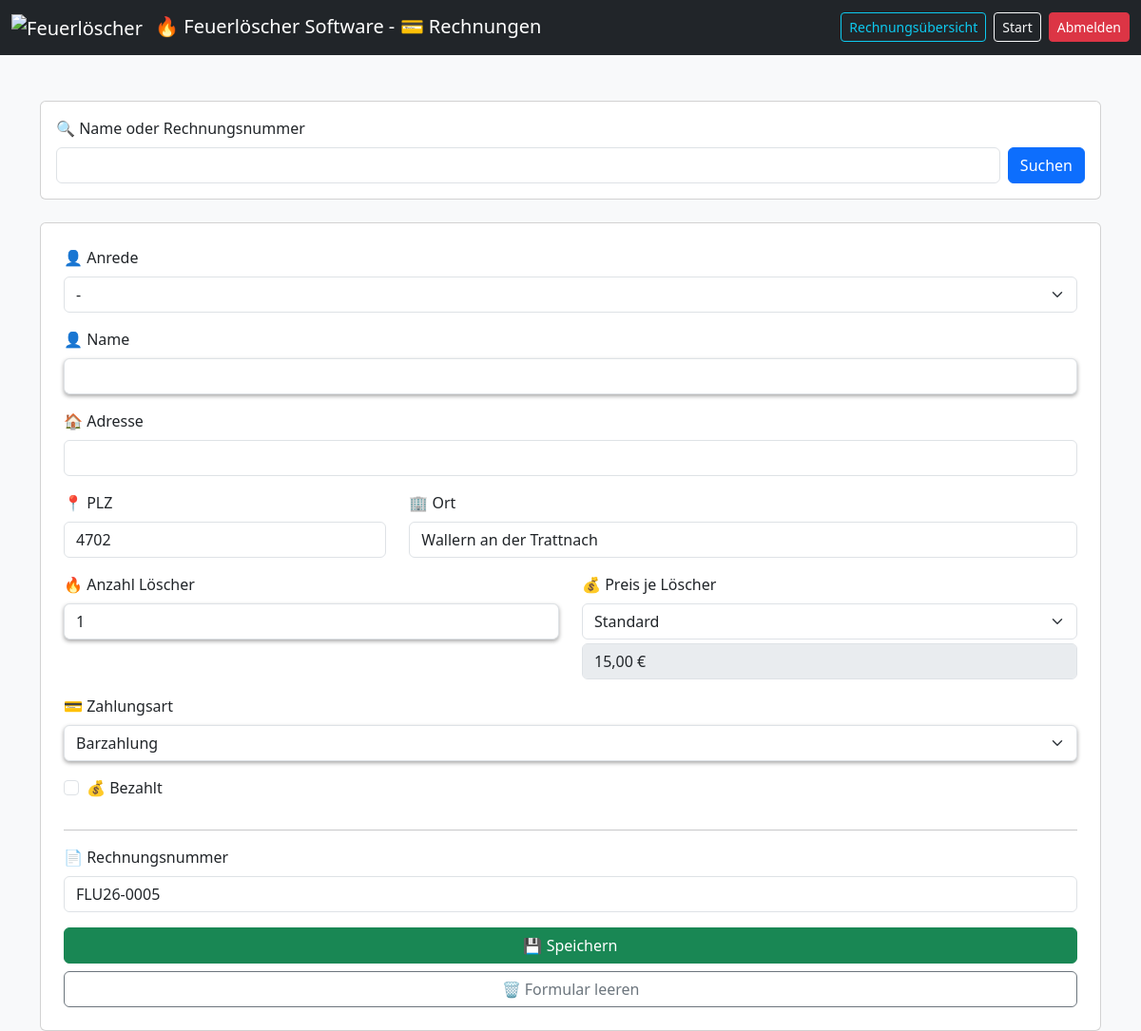
The app's page /rechnung.php (signed in), older data.
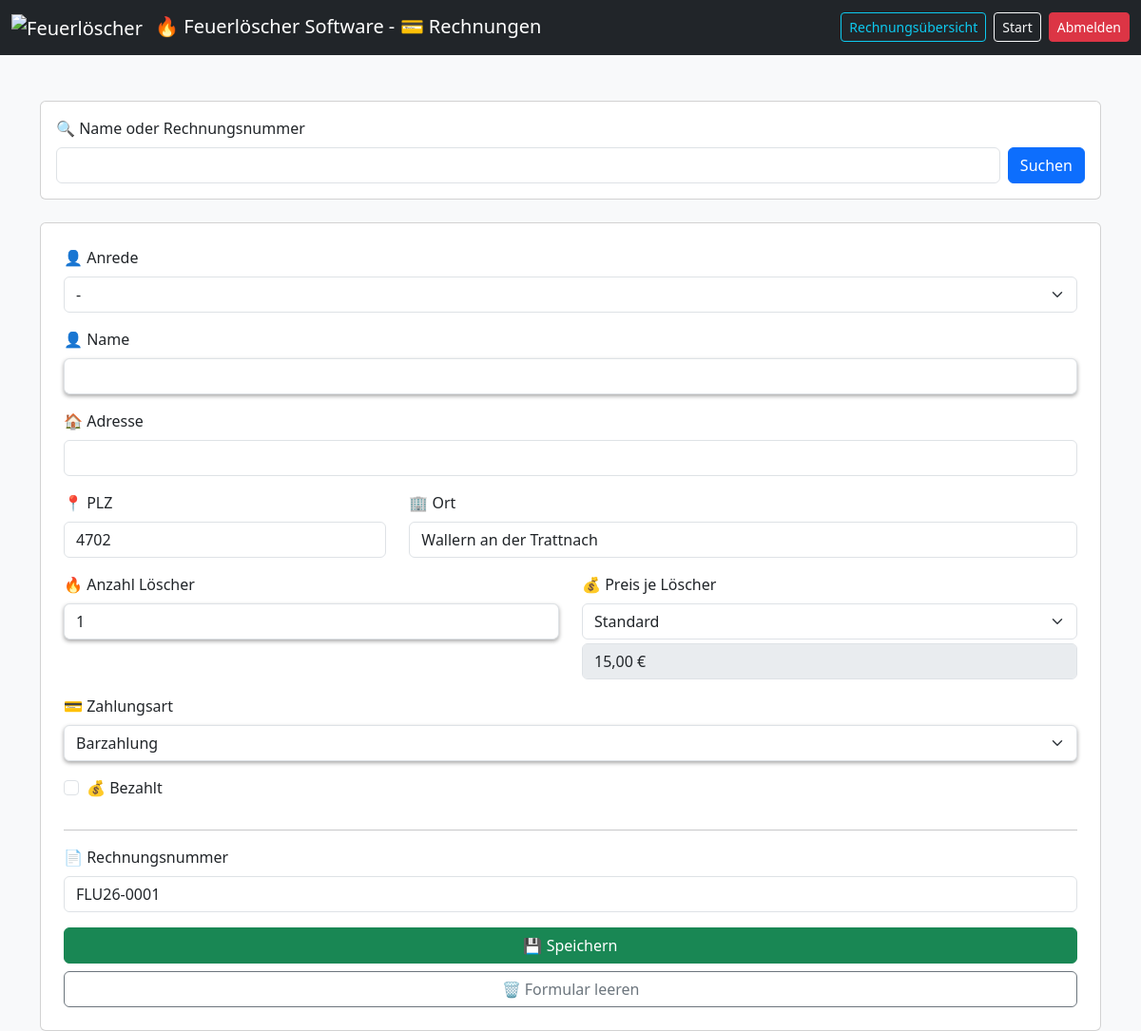
The same page, newer data.
### tables this page shows
CREATE TABLE rechnungen (
    id INTEGER PRIMARY KEY AUTOINCREMENT,
    anrede TEXT,                         -- Herr, Frau, Firma, etc.
    name TEXT,
    adresse TEXT,
    plz TEXT,
    ort TEXT,
    anzahl_loescher INTEGER,
    preis_pro_loescher REAL,
    zeitstempel_erstellung TEXT,
    rechnung_gedruckt INTEGER DEFAULT 0,
    zeitstempel_gedruckt TEXT,
    rechnungsnummer TEXT,
    zahlungsart TEXT DEFAULT 'Barzahlung',  -- Barzahlung, Kartenzahlung, SumUp
    bezahlt INTEGER DEFAULT 0 ,            -- 0 = nicht bezahlt, 1 = bezahlt
    sumup_transaction_id TEXT,
    sumup_status TEXT
);

### rechnung.php (the view, shortened to what this page needs)
<?php
$db = getDB();
$editEntry = null;
$preise = [
    'Standard' => PREIS_STANDARD,
    'Rabatt' => PREIS_RABATT,
    'Gratis' => PREIS_GRATIS
];
$lastNr = $db->querySingle("
    SELECT rechnungsnummer FROM rechnungen
    WHERE rechnungsnummer LIKE '".RECHNUNGS_PREFIX."%'
    ORDER BY id DESC LIMIT 1
");
if ($lastNr) {
    $number = intval(str_replace(RECHNUNGS_PREFIX, '', $lastNr)) + 1;
} else {
    $number = 1;
}
$nextRechnungsnummer = RECHNUNGS_PREFIX . str_pad($number, 4, '0', STR_PAD_LEFT);
$currentTyp = '';
?>
<!DOCTYPE html>
<html>
<head>
<link href="https://cdn.jsdelivr.net/npm/bootstrap@5.3.0/dist/css/bootstrap.min.css" rel="stylesheet">
</head>
<body class="bg-light">
<nav class="navbar navbar-expand-lg navbar-dark bg-dark">
    <div class="container-fluid">
        <span class="navbar-brand">
            <img src="./images/Feuerlöscher.ico" alt="Feuerlöscher" width="24" height="24" class="me-2">
            &#128293; Feuerlöscher Software - &#128179; Rechnungen
        </span>
        <div class="d-flex gap-2">
            <a href="rechnungen_anzeigen.php" class="btn btn-outline-info btn-sm">Rechnungsübersicht</a>
            <a href="index.php" class="btn btn-outline-light btn-sm">
                Start
            </a>
            <a href="?logout=1" class="btn btn-danger btn-sm">
                Abmelden
            </a>
        </div>
    </div>
</nav>
<div class="container mt-5">
<form method="post" class="card p-3 mb-4">
    <label class="form-label">&#128269; Name oder Rechnungsnummer</label>
    <div class="d-flex gap-2">
        <input type="text" name="suchfeld" class="form-control" autocomplete="off" list="sucheListe">
        <button name="suche" class="btn btn-primary">Suchen</button>
    </div>
</form>
<form method="post" id="rechnungsForm" class="card p-4">
<div class="mb-3">
    <label class="form-label">&#128100; Anrede</label>
    <select name="anrede" class="form-select">
        <option <?= ($editEntry['anrede'] ?? '')==''?'selected':'' ?>>-</option>
    </select>
</div>
<div class="mb-3">
    <label class="form-label">&#128100; Name</label>
    <input list="namenListe" name="name" class="form-control highlight" autocomplete="off"
        value="<?= htmlspecialchars($editEntry['name'] ?? '') ?>" required>
</div>
<div class="mb-3">
    <label class="form-label">&#127968; Adresse</label>
    <input type="text" name="adresse" class="form-control"
        value="<?= htmlspecialchars($editEntry['adresse'] ?? '') ?>">
</div>
<div class="row">
    <div class="col-md-4 mb-3">
        <label class="form-label">&#128205; PLZ</label>
        <input type="text" name="plz" class="form-control"
            value="<?= htmlspecialchars($editEntry['plz'] ?? '4702') ?>">
    </div>
    <div class="col-md-8 mb-3">
        <label class="form-label">&#127970; Ort</label>
        <input type="text" name="ort" class="form-control"
            value="<?= htmlspecialchars($editEntry['ort'] ?? 'Wallern an der Trattnach') ?>">
    </div>
</div>
<div class="row">
    <div class="col-md-6 mb-3">
        <label class="form-label">&#128293; Anzahl Löscher</label>
        <input type="number" name="anzahl" class="form-control highlight"
            value="<?= $editEntry['anzahl_loescher'] ?? 1 ?>">
    </div>
    <div class="col-md-6 mb-3">
        <label class="form-label">&#128176; Preis je Löscher</label>
        <select name="typ" id="typSelect" class="form-select">
            <?php foreach ($preise as $k => $v): ?>
            <option value="<?= $k ?>" <?= ($currentTyp==$k)?'selected':'' ?>><?= $k ?></option>
            <?php endforeach; ?>
        </select>
        <input type="text" id="preisField" class="form-control mt-1" disabled>
    </div>
</div>
<div class="mb-3">
    <label class="form-label">&#128179; Zahlungsart</label>
    <select name="zahlungsart" id="zahlungsartSelect" class="form-select highlight">
        <?php
        $selectedZahlungsart = isset($editEntry['zahlungsart']) ? $editEntry['zahlungsart'] : 'Barzahlung';
        ?>
        <option value="Barzahlung" <?= ($selectedZahlungsart =='Barzahlung')?'selected':'' ?>>Barzahlung</option>
    </select>
</div>
<div class="mb-3 form-check">
    <input type="checkbox" name="bezahlt" value="1" class="form-check-input" id="bezahltCheck" <?= ($editEntry['bezahlt'] ?? 0) ? 'checked' : '' ?>>
    <label class="form-check-label" for="bezahltCheck">&#128176; Bezahlt</label>
</div>
<hr>
<div class="mb-3">
    <label class="form-label">&#128196; Rechnungsnummer</label>
    <input type="text" name="rechnungsnummer" class="form-control"
       value="<?= htmlspecialchars($editEntry['rechnungsnummer'] ?? $nextRechnungsnummer) ?>"
       readonly>
</div>
<button class="btn btn-success w-100" name="save_rechnung" id="submitFormBtn">&#128190; Speichern</button>
<button type="button" class="btn btn-outline-secondary w-100 mt-2" id="clearForm">&#128465; Formular leeren</button>
</form>
</div>
</body>
</html>

Row changes from the older to the newer data that the page shows:
removed rechnungen: rechnungsnummer "FLU26-0005"
Text that changed along with them:
form field rechnungsnummer: (not shown) → "FLU26-0001"
